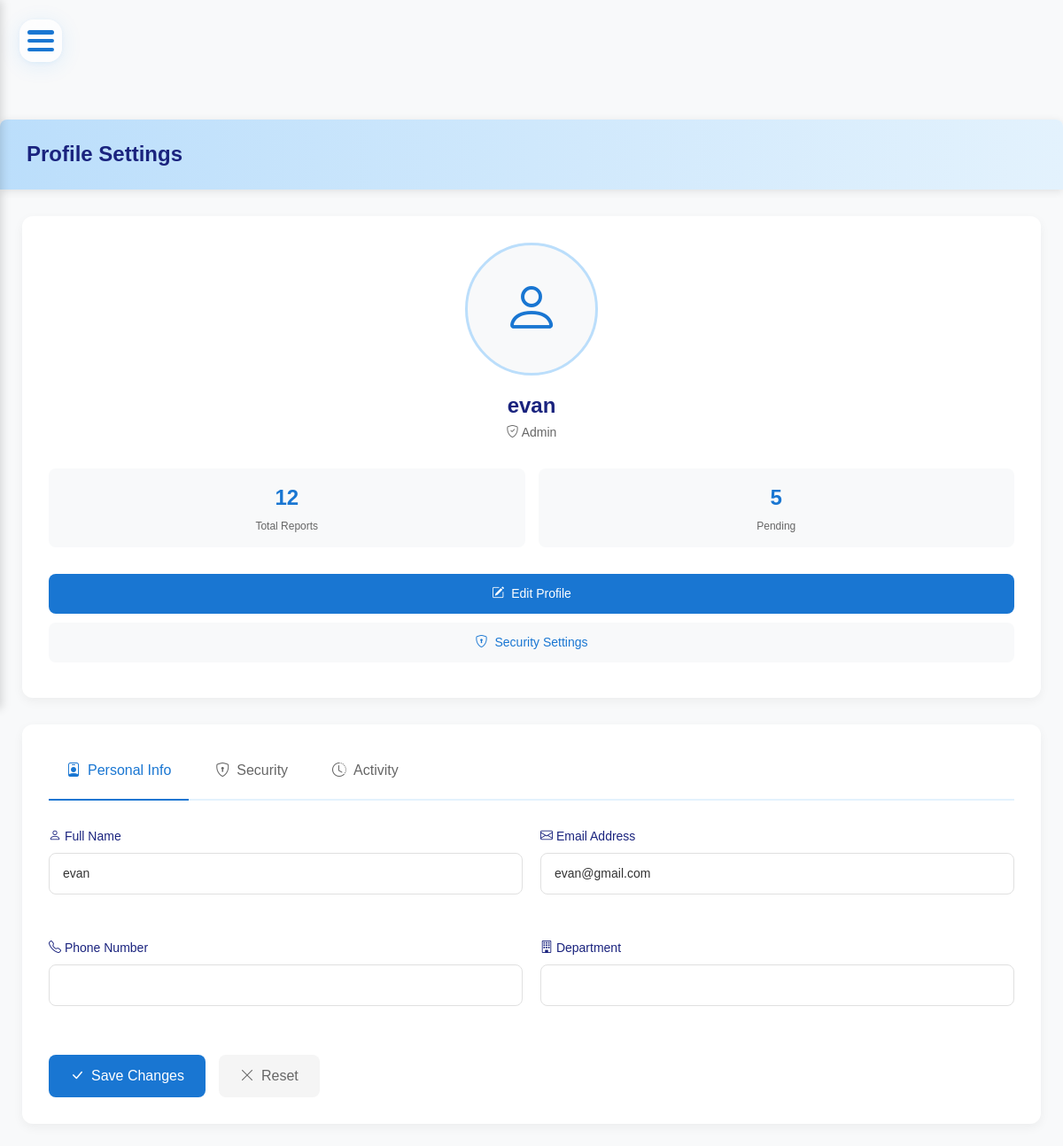
/maintenence_system/profile.php (signed in), run on an earlier commit of the app's database.
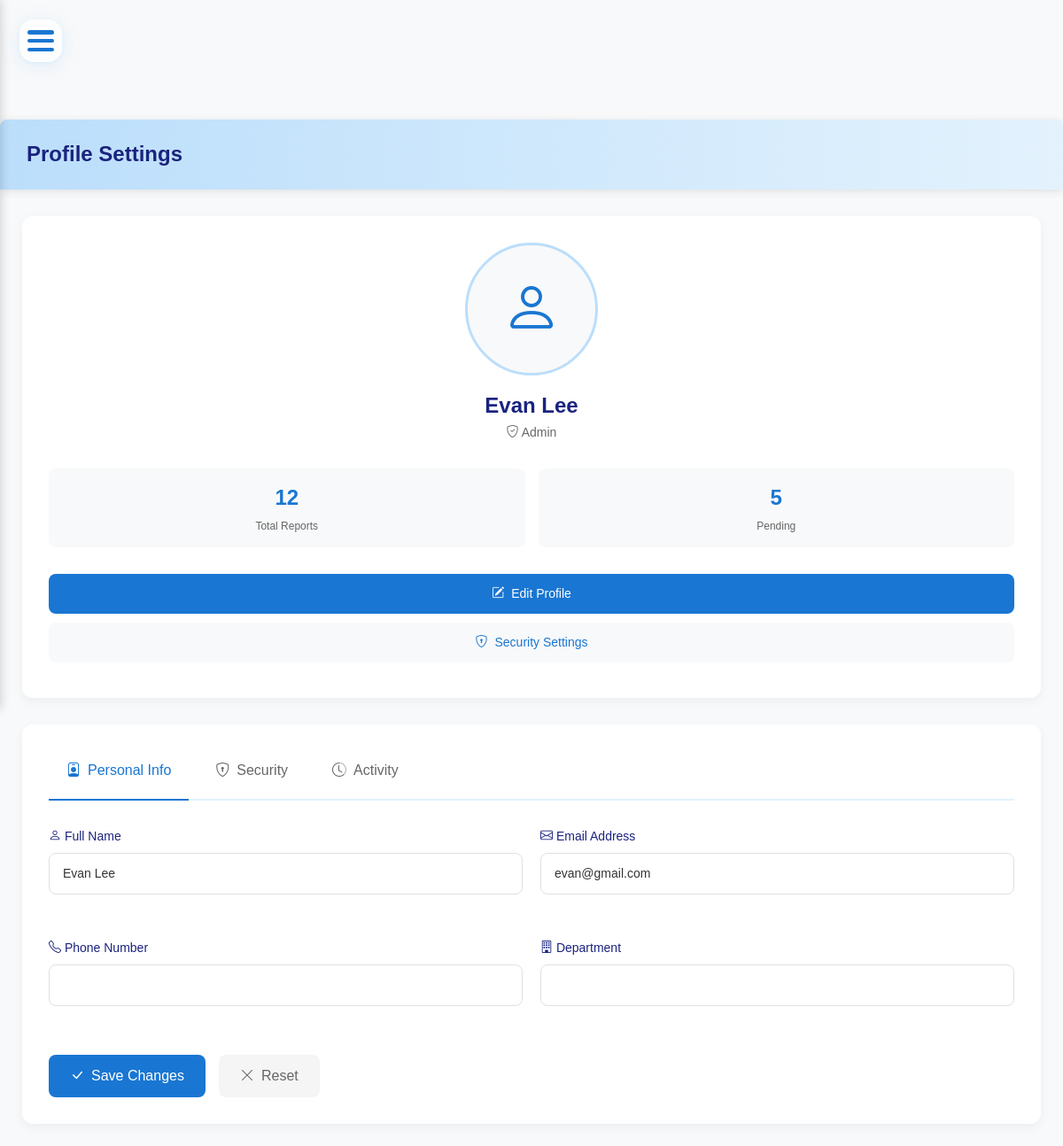
And on a later commit of the database.
### tables this page shows
CREATE TABLE `users` (
  `User_ID` int(4) NOT NULL,
  `name` varchar(255) DEFAULT NULL,
  `email` varchar(255) DEFAULT NULL,
  `role` enum('Admin','Staff','Manager','Technician','customer') NOT NULL,
  `password` varchar(255) DEFAULT NULL,
  `profile_picture` varchar(255) DEFAULT NULL
);

### maintenence_system/profile.php (the view, shortened to what this page needs)
<?php
require_once "config/database.php";
include "includes/header.php";
$user_id = $_SESSION['id'];
$sql = "SELECT * FROM USERS WHERE User_ID = ?";
$stmt = $conn->prepare($sql);
$stmt->bind_param("i", $user_id);
$stmt->execute();
$user = $stmt->get_result()->fetch_assoc();
?>
<!DOCTYPE html>
<html lang="en">
<head>
</head>
<body>
    <div class="container-fluid">
        <div class="page-header">
            <h1>Profile Settings</h1>
        </div>
        <div class="profile-container">
            <div class="profile-sidebar">
                <div class="profile-avatar">
                    <?php if (isset($user['profile_picture']) && !empty($user['profile_picture'])): ?>
                        <img src="uploads/profile_pictures/<?php echo htmlspecialchars($user['profile_picture']); ?>"
                             alt="Profile Picture"
                             onerror="this.onerror=null; this.src='assets/images/default-avatar.png';">
                    <?php else: ?>
                        <i class="bi bi-person"></i>
                    <?php endif; ?>
                </div>
                <div class="profile-info">
                    <h2 class="profile-name"><?php echo htmlspecialchars($user['name']); ?></h2>
                    <p class="profile-role"><i class="bi bi-shield-check"></i> <?php echo htmlspecialchars($user['role']); ?></p>
                </div>
                <div class="profile-stats">
                    <div class="stat-item">
                        <p class="stat-value">12</p>
                        <p class="stat-label">Total Reports</p>
                    </div>
                    <div class="stat-item">
                        <p class="stat-value">5</p>
                        <p class="stat-label">Pending</p>
                    </div>
                </div>
                <div class="profile-actions">
                    <button id="editProfileBtn" class="btn-profile btn-primary">
                        <i class="bi bi-pencil-square"></i>
                        Edit Profile
                    </button>
                    <button id="securitySettingsBtn" class="btn-profile btn-secondary">
                        <i class="bi bi-shield-lock"></i>
                        Security Settings
                    </button>
                </div>
            </div>
            <div class="profile-main">
                <div class="profile-tabs">
                    <button class="tab-btn" data-tab="personal">
                        <i class="bi bi-person-badge"></i>
                        Personal Info
                    </button>
                    <button class="tab-btn" data-tab="security">
                        <i class="bi bi-shield-lock"></i>
                        Security
                    </button>
                    <button class="tab-btn" data-tab="activity">
                        <i class="bi bi-clock-history"></i>
                        Activity
                    </button>
                </div>
                <div class="tab-content" id="personal-tab">
                    <form action="" method="POST" class="profile-form">
                        <div class="form-row">
                            <div class="form-group">
                                <label for="name" class="form-label">
                                    <i class="bi bi-person"></i>
                                    Full Name
                                </label>
                                <input type="text" class="form-control" id="name" name="name"
                                       value="<?php echo htmlspecialchars($user['name']); ?>" required>
                            </div>
                            <div class="form-group">
                                <label for="email" class="form-label">
                                    <i class="bi bi-envelope"></i>
                                    Email Address
                                </label>
                                <input type="email" class="form-control" id="email" name="email"
                                       value="<?php echo htmlspecialchars($user['email']); ?>" required>
                            </div>
                        </div>
                        <div class="form-row">
                            <div class="form-group">
                                <label for="phone" class="form-label">
                                    <i class="bi bi-telephone"></i>
                                    Phone Number
                                </label>
                                <input type="tel" class="form-control" id="phone" name="phone"
                                       value="<?php echo htmlspecialchars($user['phone'] ?? ''); ?>">
                            </div>
                            <div class="form-group">
                                <label for="department" class="form-label">
                                    <i class="bi bi-building"></i>
                                    Department
                                </label>
                                <input type="text" class="form-control" id="department" name="department"
                                       value="<?php echo htmlspecialchars($user['department'] ?? ''); ?>">
                            </div>
                        </div>
                        <div class="form-actions">
                            <button type="submit" class="btn-submit">
                                <i class="bi bi-check-lg"></i>
                                Save Changes
                            </button>
                            <button type="reset" class="btn-reset">
                                <i class="bi bi-x-lg"></i>
                                Reset
                            </button>
                        </div>
                    </form>
                </div>
            </div>
        </div>
    </div>
</body>
</html>

### maintenence_system/includes/header.php (shortened to what this page needs)
<!DOCTYPE html>
<html lang="en">
<head>
    <link href="https://cdn.jsdelivr.net/npm/bootstrap@5.3.0/dist/css/bootstrap.min.css" rel="stylesheet">
    <link href="https://cdn.jsdelivr.net/npm/bootstrap-icons@1.10.0/font/bootstrap-icons.css" rel="stylesheet">
</head>
<body>
    <button class="burger-menu" id="burgerMenu" aria-label="Toggle sidebar" aria-pressed="false">
      <div class="burger-lines">
        <span class="burger-line burger-line1"></span>
        <span class="burger-line burger-line2"></span>
        <span class="burger-line burger-line3"></span>
      </div>
    </button>
    <div class="main-content">
    </div>
</body>
</html>

### maintenence_system/includes/header.php (style rules this page uses)
:root { --primary-bg: #bbdefb; --sidebar-width: 250px; --sidebar-collapsed-width: 70px; --header-height: 60px; --transition-speed: 0.5s; --transition-curve: cubic-bezier(0.4, 0, 0.2, 1); --menu-item-height: 45px; }
body { min-height: 100vh; background: #f8f9fa; overflow-x: hidden; font-family: 'DM Sans', sans-serif; }
@media (max-width: 1200px) { .main-content { margin-left: 0 !important; width: 100% !important; padding-top: 80px !important; } }
@media (max-width: 1200px) { .burger-menu { display: flex !important; } }
.burger-menu { position: fixed; top: 22px; left: 22px; z-index: 1100; width: 48px; height: 48px; background: rgba(255,255,255,0.7); border-radius: 16px; box-shadow: 0 4px 24px rgba(33,150,243,0.10), 0 1.5px 6px rgba(33,150,243,0.07); display: flex; align-items: center; justify-content: center; cursor: pointer; border: none; backdrop-filter: blur(8px); transition: background 0.2s, box-shadow 0.2s, transform 0.15s; }
.burger-lines { width: 30px; height: 24px; position: relative; display: flex; flex-direction: column; justify-content: space-between; }
.burger-line { display: block; height: 4.5px; width: 100%; background: #1976d2; border-radius: 3px; box-shadow: 0 1px 2px rgba(33,150,243,0.10); transition: 0.35s cubic-bezier(.68,-0.55,.27,1.55); }

What changed in the data, as far as the page shows it:
changed users "Admin": name "evan" → "Evan Lee"
